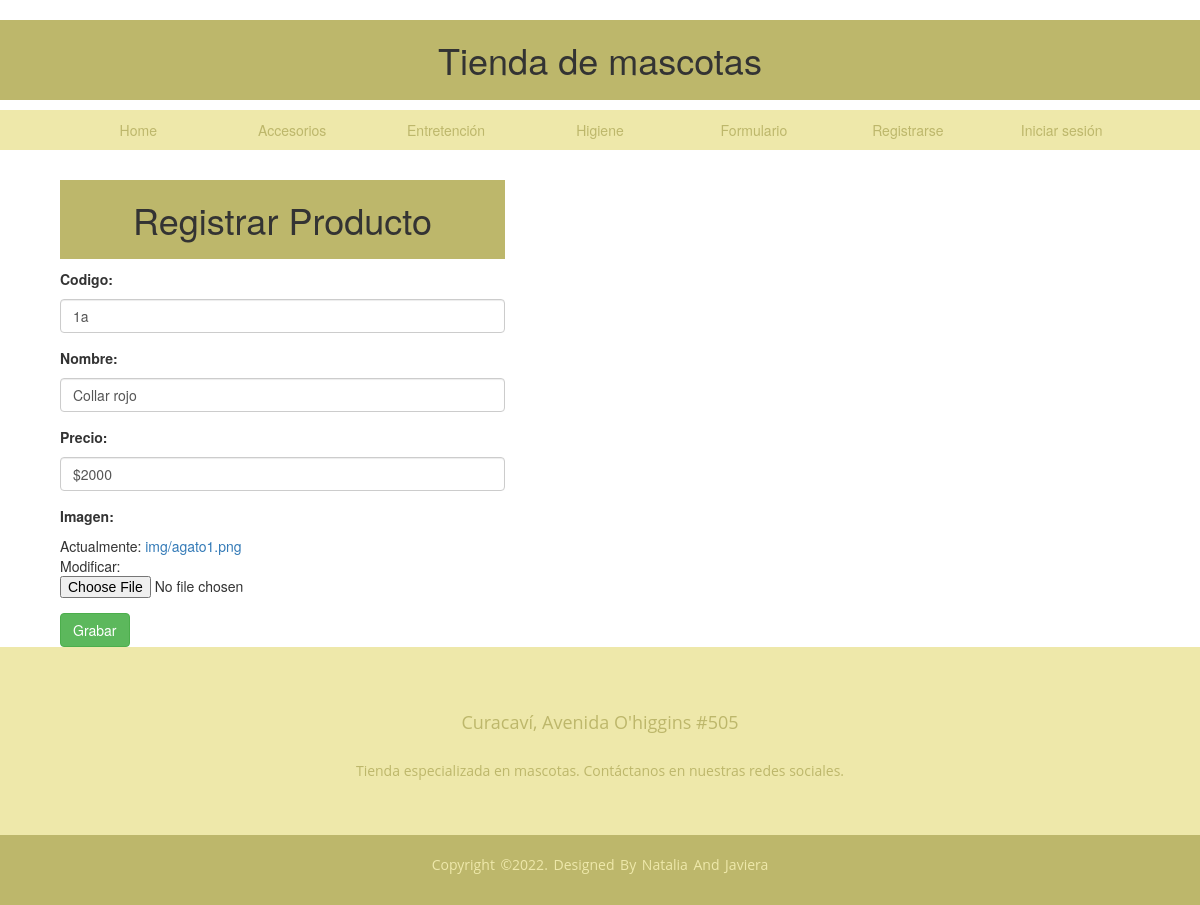
The page /producto/editar_producto/4 on the database its author committed.
### Producto/models.py (models this page shows, shortened)
class Producto (models.Model):
    codigo = models.CharField(max_length=15)
    nombre = models.CharField(max_length=50)
    precio = models.CharField(max_length=7)
    imagen = models.ImageField(upload_to='img')

### Producto/views.py (the view)
# urls.py: path('editar_producto/<int:pk>', ProductoUpdate.as_view(), name="editar_producto"),
class ProductoUpdate(UpdateView):
    model = Producto
    form_class = ProductoForm
    template_name = 'Producto/producto_form.html'
    success_url = reverse_lazy('listar_producto')

### Producto/forms.py
class ProductoForm(forms.ModelForm):
    class Meta:
        model = Producto
        fields = (
            'codigo',
            'nombre',
            'precio',
            'imagen'
        )
        labels = {
            'codigo':'Codigo',
            'nombre':'Nombre',
            'precio':'Precio',
            'imagen':'Imagen'
        }
        widgets = {
            'codigo':forms.TextInput(attrs={'class':'form-control'}),
            'nombre':forms.TextInput(attrs={'class':'form-control'}),
            'precio':forms.TextInput(attrs={'class':'form-control'}),
        }

### templates/Producto/producto_form.html (shortened to what this page needs)
{% extends 'Producto/base/base.html' %}
{% load static %}
{% block content %}
<div class="container mt-3 pb-3">
    <div class="col-md-5">
    <h1>Registrar Producto</h1>
    <form id="formulario" method="POST" enctype= "multipart/form-data" >{% csrf_token %}
        {% for field in form %}
        <div class="form-group">
            <label for="{{ field.name}}">{{ field.label_tag }}</label><br>
            {{ field }}
        </div>
        {% endfor %}
        <input type="submit" value="Grabar" class="btn btn-success">
    </form>
</div>
</div>
{% endblock %}

### static/css/estilo.css (style rules this page uses)
* { padding: 0; margin: 0; }
h1 { text-align: center; background-color: darkkhaki; color: palegoldenrod; padding: 20px; }
* { box-sizing: border-box; }

### rows shown on the page
Producto: form "1a" "Collar rojo" "$2000"

### other values the page prints
{{ field.label_tag }} "Codigo:" "Nombre:" "Precio:" "Imagen:"
